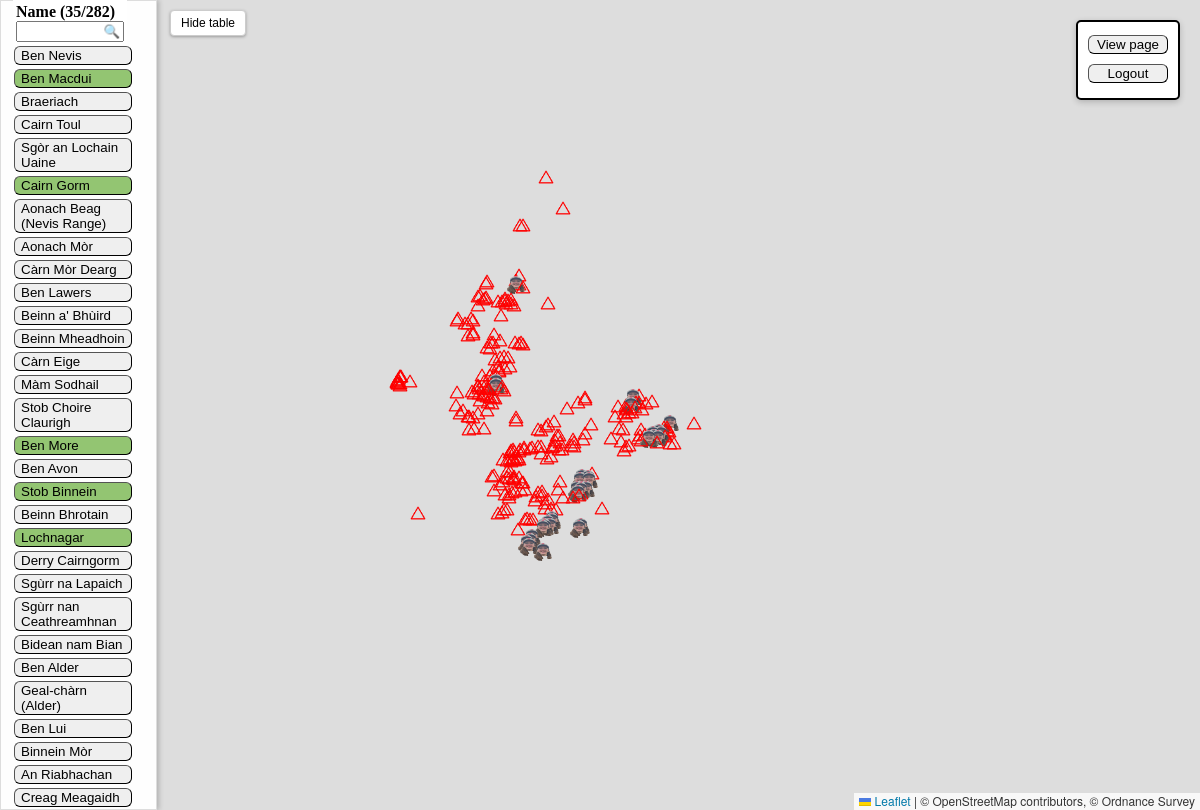
/u0000/edit (signed in), run on the app's committed database.
### tables this page shows
CREATE TABLE munros (
                    munro_id TEXT PRIMARY KEY,
                    name TEXT UNIQUE,
                    region TEXT,
                    height TEXT,
                    description TEXT,
                    whl_url TEXT,
                    latitude FLOAT,
                    longitude FLOAT
                );

CREATE TABLE bags (
                        user_id INTEGER NOT NULL,
                        munro_id INTEGER NOT NULL,
                        date TEXT NOT NULL,
                        distance TEXT,
                        friends TEXT,
                        notes TEXT,
                        FOREIGN KEY (user_id) REFERENCES users(user_id),
                        FOREIGN KEY (munro_id) REFERENCES munros(munro_id)
                        );

### app.py (the view)
@app.route("/<user>/edit")
def user_profile_edit(user):
    try:
        if "user_id" not in session:
            return redirect(url_for("login"))
        else:
            user=session["user_name"]
            log_data, bag_total = get_user_complete_log(user)
        return render_template("user_map_edit.html", log_data=log_data, user=user, bag_total=bag_total)
    except BuildError:
        return redirect(url_for("index"))

### routes/munro_data.py (called while the page is built)
def get_user_complete_log(user_name):
    import sqlite3
    import pandas as pd
    db_file = "database.db"
    conn = sqlite3.connect("database.db")
    df = pd.read_sql_query(f"SELECT * FROM munros", conn)
    complete_log_query = f"""SELECT m.munro_id, m.name, m.region, m.height, m.description, m.whl_url, m.latitude, m.longitude, b.user_id, b.date, b.distance, b.friends, b.notes
                        FROM munros m
                        LEFT JOIN users u
                        ON u.user_name = '{user_name}'
                        LEFT JOIN bags b
                        ON m.munro_id = b.munro_id
                        AND b.user_id = u.user_id;
                """
    bags_df  = pd.read_sql(complete_log_query, conn)
    conn.close()
    bag_data = bags_df.to_dict(orient='records')
    bag_total = str(len(bags_df[~bags_df["date"].isnull()]))
    return bag_data, bag_total

### templates/user_map_edit.html (shortened to what this page needs)
<!DOCTYPE html>
<html>
<head>
  <link rel="stylesheet" href="/static/css/styles.css">
  <link rel="stylesheet" href="https://unpkg.com/leaflet@1.9.4/dist/leaflet.css"
/>
</head>
<body>
<div id="map"></div>
<div id="table_layer">
  <table id="mountainTable">
    <colgroup><col style="width: 120px"></colgroup>
    <thead id="tableHeader" style="position: fixed; top: 0; background: white; z-index: 1000;">
      <th style="text-align: left;">
        Name ({{ bag_total }}/282)<br>
        <input type="text" id="searchInput" placeholder="🔍" style="width: 100px; text-align: left;">
      </th>
    <tbody style="display:block; margin-top: 30px;">
    <tbody>
      {% for loc in log_data %}
        <tr>
          <td>
            {% if loc.date is none %}
              <button onclick="goToLocation({{ loc.latitude }}, {{ loc.longitude }})">
              {{ loc.name }}
            </button>
            {% else %}
            <button style = "background-color: #93C572;"
                  onclick="goToLocation({{ loc.latitude }}, {{ loc.longitude }})">
              {{ loc.name }}
            </button>
            {% endif %}
          </td>
        </tr>
      {% endfor %}
    </tbody>
  </table>
</div>
<button id="toggleSidebar">Hide table</button>
<div id="navigate">
  <button style="width: 80px; margin-top: 10px;text-align: center;"onclick="window.location.href='/{{ user }}/view'">View page</button>
  <button style="width: 80px; margin-top: 10px; text-align: center;" onclick="window.location.href='{{ url_for('logout') }}'">Logout</button>
</div>
</body>
</html>

### static/css/styles.css (style rules this page uses)
html, body { height: 100%; margin: 0; overflow: hidden; }
#map { position: absolute; top:0; left:0; width:100%; height:100%; z-index:0; }
#table_layer { display: block; position: absolute; top: 0; left: 0; width: 135px; height: 98.5dvh; background: rgba(255, 255, 255, 0.95); border: 1px solid #ddd; z-index: 1000; overflow-y: auto; padding: 10px; box-shadow: 2px 0 5px rgba(0,0,0,0.2); transition: transform 0.5s ease; }
#mountainTable td button { cursor: pointer; text-align: left; vertical-align: top; white-space: normal; width: 100%; }
#searchInput::placeholder { text-align: right; }
#toggleSidebar { position: absolute; top: 10px; left: 170px; z-index: 1100; padding: 5px 10px; background-color: #fff; border: 1px solid #ccc; border-radius: 4px; cursor: pointer; font-size: 12px; box-shadow: 0 1px 3px rgba(0,0,0,0.3); transition: left 0.5s ease; }
button { border-radius: 6px; border-width: 1px; border-color: black; cursor: pointer; background-color: D8D8D8; }
#navigate { position: fixed; top: 20px; right: 20px; padding: 3px 10px; background-color: white; color: black; border: 2px solid black; border-radius: 5px; box-shadow: 0 2px 6px rgba(0,0,0,0.2); text-align: center; width: 80px; height: 70px; }

### data on the page
munros: name "Ben Nevis"
bags: name "Ben Macdui"
munros: name "Braeriach"
munros: name "Cairn Toul"
munros: name "Sgòr an Lochain Uaine"
bags: name "Cairn Gorm"
munros: name "Aonach Beag (Nevis Range)"
munros: name "Aonach Mòr"
munros: name "Càrn Mòr Dearg"
munros: name "Ben Lawers"
munros: name "Beinn a' Bhùird"
munros: name "Beinn Mheadhoin"
munros: name "Càrn Eige"
munros: name "Màm Sodhail"
munros: name "Stob Choire Claurigh"
bags: name "Ben More"
munros: name "Ben Avon"
bags: name "Stob Binnein"
munros: name "Beinn Bhrotain"
bags: name "Lochnagar"
munros: name "Derry Cairngorm"
munros: name "Sgùrr na Lapaich"
munros: name "Sgùrr nan Ceathreamhnan"
munros: name "Bidean nam Bian"
munros: name "Ben Alder"
munros: name "Geal-chàrn (Alder)"
munros: name "Ben Lui"
munros: name "Binnein Mòr"
munros: name "An Riabhachan"
munros: name "Creag Meagaidh"

### other printed values
{{ bag_total }} "35"
